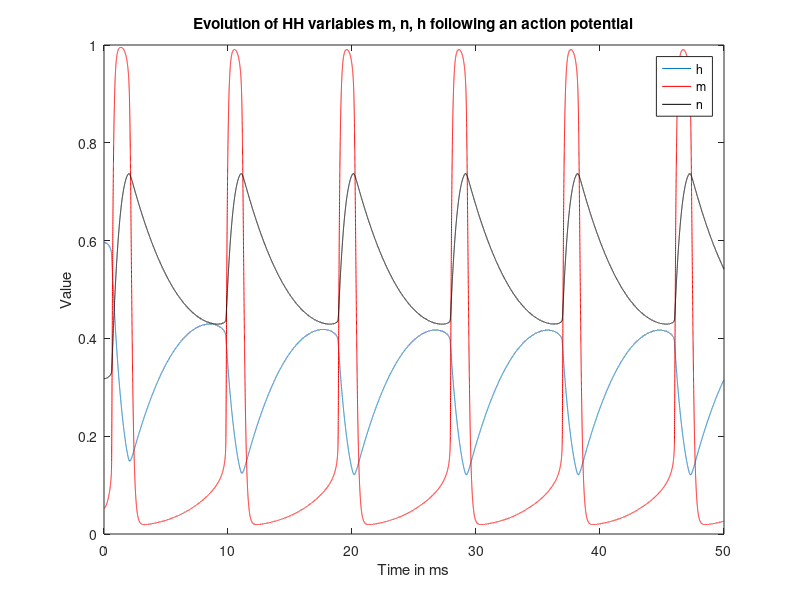
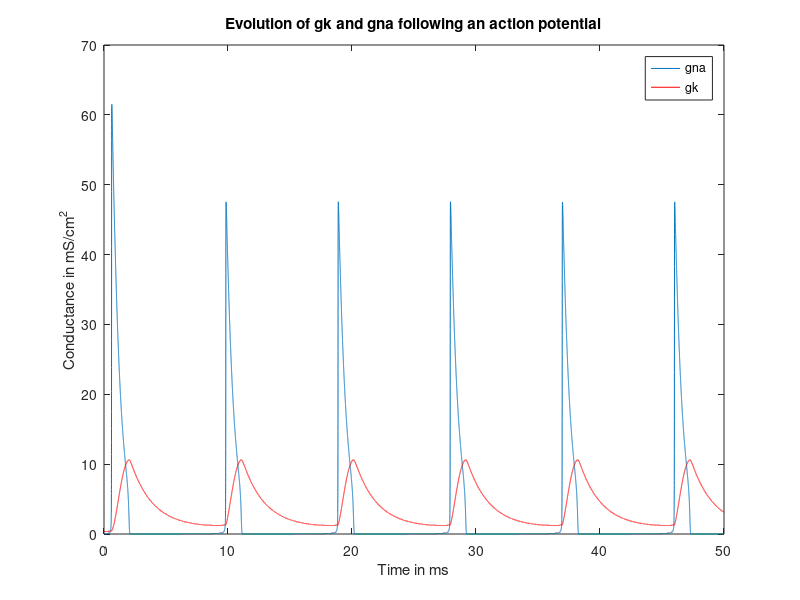
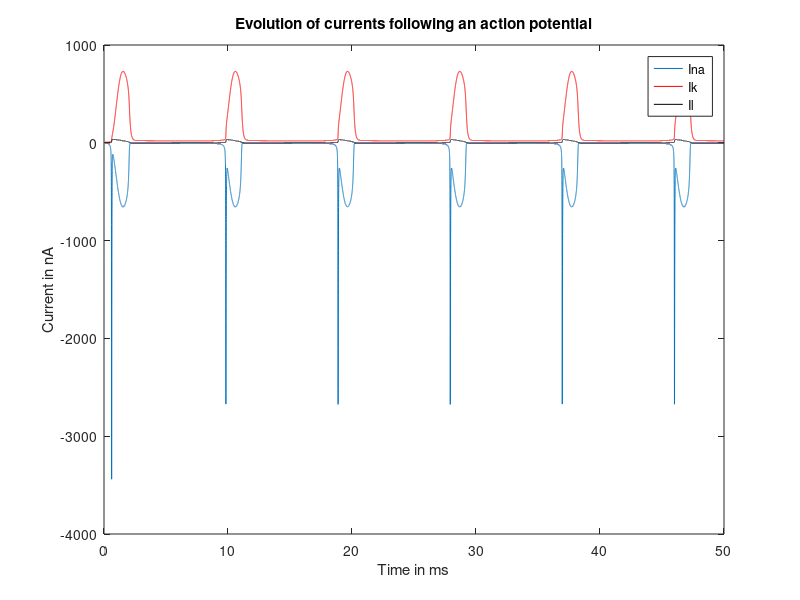
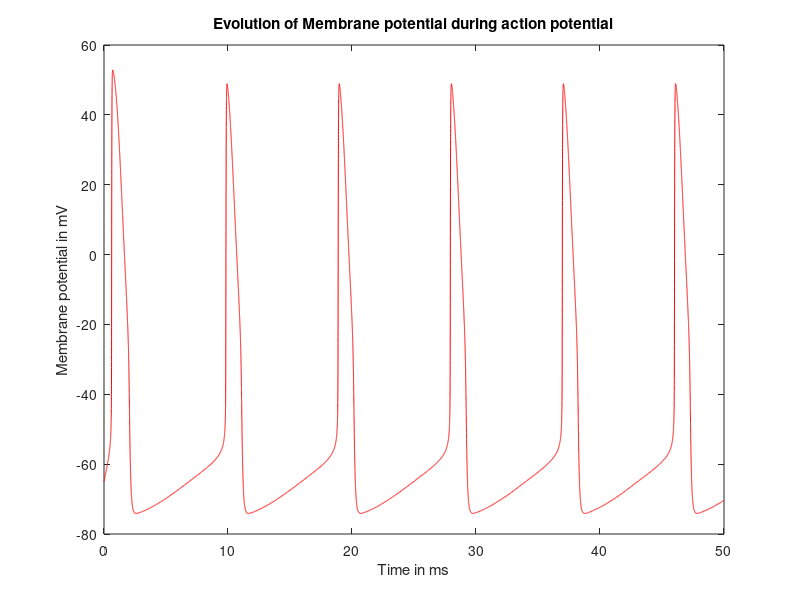

These charts were generated, in order, by the following MATLAB code:
%%Constants
C = 1; %microF/cm^2
el = -61; %mV
ek = -77; %mV
ena = 55; %mV
gl = 0.3; %mS/cm^2
gk = 36; %mS/cm^2
gna = 120; %mS/cm^2
V(1) = -65; %mV

%%calculating the initial values for the parameters
h(1) = (0.07*exp((-65-V(1))/20))/(0.07*exp((-65-V(1))/20) + (1/(exp(((-65-V(1))+30)/10)+1)));
m(1) = ((0.1*((-65-V(1))+25))/(exp(((-65-V(1))+25)/10)-1)) / (4*exp((-65-V(1))/18) + ((0.1*((-65-V(1))+25))/(exp(((-65-V(1))+25)/10)-1)));
n(1) = ((0.01*((-65-V(1))+10))/(exp(((-65-V(1))+10)/10)-1)) / (0.125*exp((-65-V(1))/80) + ((0.01*((-65-V(1))+10))/(exp(((-65-V(1))+10)/10)-1)));

%%Euler's method parameters
dt = 0.001;
t = 0:dt:50; %change the bounds for different time
t_plot = 0:dt:50-dt; %special array for plotting purposes only

I = randn(1, length(t));
%%Change the input here
for i = 2:1:50000
    I(i) = I(i) + 20; %units 0.01nA
end
% for i = 14000:1:14500 %%Second input for refractory study
%     I(i) = 32;
% end

for i = 1:length(t)-1
    %%Equations
an = (0.01*((-65-V(i))+10))/(exp(((-65-V(i))+10)/10)-1);
bn = 0.125*exp((-65-V(i))/80);
am = (0.1*((-65-V(i))+25))/(exp(((-65-V(i))+25)/10)-1);
bm = 4*exp((-65-V(i))/18);
ah = 0.07*exp((-65-V(i))/20);
bh = 1/(exp(((-65-V(i))+30)/10)+1);

dn = (an*(1-n(i)) - bn*n(i))*dt;
dm = (am*(1-m(i)) - bm*m(i))*dt;
dh = (ah*(1-h(i)) - bh*h(i))*dt;

n(i+1) = n(i) + dn;
m(i+1) = m(i) + dm;
h(i+1) = h(i) + dh;

gk_(i) = gk*n(i)^4;
%gna_(i) = gna*m(i)^3*h(i); %normal
gna_n(i) = gna*(0.89-1.1*n(i))*(am/(am+bm))^3; %reduced
gl_(i) = gl;

%Ina(i) = gna_(i)*(V(i) - ena); %normal
Ina(i) = gna_n(i)*(V(i) - ena); %reduced
Ik(i) = gk_(i)*(V(i) - ek);
Il(i) = gl_(i)*(V(i) - el);

dv = ((I(i) - (Ik(i) + Ina(i) + Il(i)))/C)*dt;
V(i+1) = (V(i)) + dv;
end

%%plot data
figure(1);
plot(t, h);
hold on;
plot(t, m, 'r');
plot(t, n, 'k');
legend('h', 'm', 'n');
title('Evolution of HH variables m, n, h following an action potential');
xlabel('Time in ms');
ylabel('Value');

figure(2);
plot(t_plot, gna_n);
hold on;
plot(t_plot, gk_, 'r');
legend('gna', 'gk');
title('Evolution of gk and gna following an action potential');
xlabel('Time in ms');
ylabel('Conductance in mS/cm^2');

figure(3);
plot(t_plot, Ina);
hold on;
plot(t_plot, Ik, 'r');
plot(t_plot, Il, 'k');
legend('Ina', 'Ik', 'Il');
title('Evolution of currents following an action potential');
xlabel('Time in ms');
ylabel('Current in nA');

figure(4);
plot(t, V, 'r');
title('Evolution of Membrane potential during action potential');
xlabel('Time in ms');
ylabel('Membrane potential in mV');